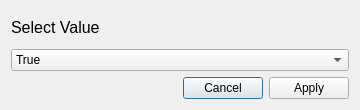
<?xml version="1.0" encoding="UTF-8"?>
<ui version="4.0">
 <class>Dialog</class>
 <widget class="QDialog" name="Dialog">
  <property name="windowModality">
   <enum>Qt::ApplicationModal</enum>
  </property>
  <property name="geometry">
   <rect>
    <x>0</x>
    <y>0</y>
    <width>360</width>
    <height>110</height>
   </rect>
  </property>
  <property name="windowTitle">
   <string>Apply to All</string>
  </property>
  <layout class="QVBoxLayout" name="verticalLayout" stretch="0,0,0">
   <item>
    <widget class="QLabel" name="label">
     <property name="sizePolicy">
      <sizepolicy hsizetype="Minimum" vsizetype="Minimum">
       <horstretch>0</horstretch>
       <verstretch>0</verstretch>
      </sizepolicy>
     </property>
     <property name="font">
      <font>
       <pointsize>12</pointsize>
      </font>
     </property>
     <property name="text">
      <string>Select Value</string>
     </property>
    </widget>
   </item>
   <item>
    <widget class="QComboBox" name="comboBox">
     <item>
      <property name="text">
       <string>True</string>
      </property>
     </item>
     <item>
      <property name="text">
       <string>False</string>
      </property>
     </item>
    </widget>
   </item>
   <item>
    <widget class="QDialogButtonBox" name="buttonBox">
     <property name="sizePolicy">
      <sizepolicy hsizetype="Expanding" vsizetype="Fixed">
       <horstretch>0</horstretch>
       <verstretch>0</verstretch>
      </sizepolicy>
     </property>
     <property name="font">
      <font>
       <pointsize>9</pointsize>
      </font>
     </property>
     <property name="orientation">
      <enum>Qt::Horizontal</enum>
     </property>
     <property name="standardButtons">
      <set>QDialogButtonBox::Apply|QDialogButtonBox::Cancel</set>
     </property>
    </widget>
   </item>
  </layout>
 </widget>
 <resources/>
 <connections>
  <connection>
   <sender>buttonBox</sender>
   <signal>accepted()</signal>
   <receiver>Dialog</receiver>
   <slot>accept()</slot>
   <hints>
    <hint type="sourcelabel">
     <x>248</x>
     <y>254</y>
    </hint>
    <hint type="destinationlabel">
     <x>157</x>
     <y>274</y>
    </hint>
   </hints>
  </connection>
  <connection>
   <sender>buttonBox</sender>
   <signal>rejected()</signal>
   <receiver>Dialog</receiver>
   <slot>reject()</slot>
   <hints>
    <hint type="sourcelabel">
     <x>316</x>
     <y>260</y>
    </hint>
    <hint type="destinationlabel">
     <x>286</x>
     <y>274</y>
    </hint>
   </hints>
  </connection>
 </connections>
</ui>
